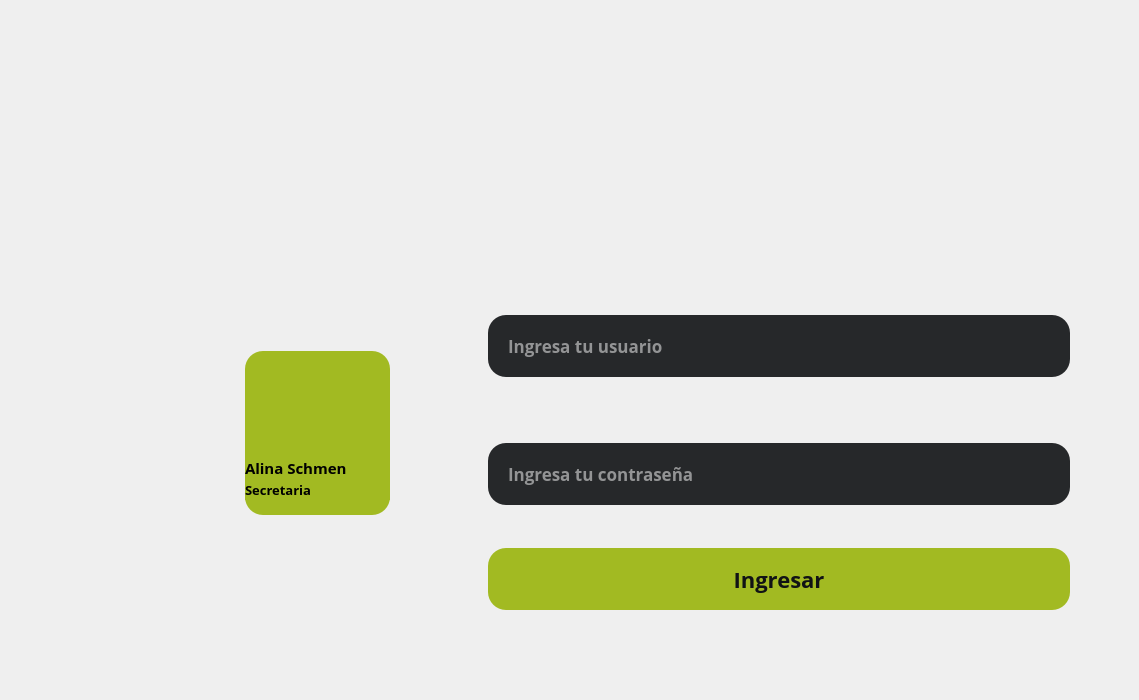
<?xml version="1.0" encoding="UTF-8"?>
<ui version="4.0">
 <class>LoginDialog</class>
 <widget class="QDialog" name="LoginDialog">
  <property name="geometry">
   <rect>
    <x>0</x>
    <y>0</y>
    <width>1139</width>
    <height>700</height>
   </rect>
  </property>
  <property name="maximumSize">
   <size>
    <width>1139</width>
    <height>700</height>
   </size>
  </property>
  <property name="windowTitle">
   <string>Dialog</string>
  </property>
  <widget class="QLabel" name="label">
   <property name="geometry">
    <rect>
     <x>0</x>
     <y>0</y>
     <width>1139</width>
     <height>700</height>
    </rect>
   </property>
   <property name="maximumSize">
    <size>
     <width>1139</width>
     <height>700</height>
    </size>
   </property>
   <property name="text">
    <string/>
   </property>
   <property name="pixmap">
    <pixmap>../resources/img/login_model.png</pixmap>
   </property>
  </widget>
  <widget class="QLineEdit" name="txt_psw">
   <property name="geometry">
    <rect>
     <x>488</x>
     <y>443</y>
     <width>582</width>
     <height>62</height>
    </rect>
   </property>
   <property name="styleSheet">
    <string notr="true">QLineEdit {
	border-radius: 18px;
	background-color:#26282A;
	padding:18px;
	font-size:17px;
	color:#fff;
	font-family:Open Sans;
	font-weight:600;
}</string>
   </property>
   <property name="echoMode">
    <enum>QLineEdit::Password</enum>
   </property>
   <property name="placeholderText">
    <string>Ingresa tu contraseña</string>
   </property>
  </widget>
  <widget class="QLineEdit" name="txt_user">
   <property name="geometry">
    <rect>
     <x>488</x>
     <y>315</y>
     <width>582</width>
     <height>62</height>
    </rect>
   </property>
   <property name="font">
    <font>
     <family>Open Sans</family>
     <pointsize>-1</pointsize>
     <bold>true</bold>
    </font>
   </property>
   <property name="styleSheet">
    <string notr="true">QLineEdit {
	border-radius: 18px;
	background-color:#26282A;
	padding:18px;
	font-size:17px;
	color:#fff;
	font-family:Open Sans;
	font-weight:600;
}</string>
   </property>
   <property name="placeholderText">
    <string>Ingresa tu usuario</string>
   </property>
  </widget>
  <widget class="QPushButton" name="btn_login">
   <property name="geometry">
    <rect>
     <x>488</x>
     <y>548</y>
     <width>582</width>
     <height>62</height>
    </rect>
   </property>
   <property name="styleSheet">
    <string notr="true">QPushButton {
	border-radius: 18px;
	background-color:#A2BA22;
	font-size:22px;
	color:#111315;
	font-family:Open Sans;
	font-weight:600;
}</string>
   </property>
   <property name="text">
    <string>Ingresar</string>
   </property>
  </widget>
  <widget class="QWidget" name="w_user2" native="true">
   <property name="geometry">
    <rect>
     <x>245</x>
     <y>351</y>
     <width>145</width>
     <height>164</height>
    </rect>
   </property>
   <property name="styleSheet">
    <string notr="true">QWidget {
	border-radius: 18px;
	background-color:#A2BA22;
}</string>
   </property>
   <widget class="QLabel" name="lbl_name_2">
    <property name="geometry">
     <rect>
      <x>0</x>
      <y>107</y>
      <width>145</width>
      <height>20</height>
     </rect>
    </property>
    <property name="styleSheet">
     <string notr="true">QLabel {
	font-family: Open Sans;
	font-weight: 600;
	font-size:15px;
   /* alignment for qt */
	qproperty-alignment: 'AlignCenter';
}</string>
    </property>
    <property name="text">
     <string>Alina Schmen</string>
    </property>
   </widget>
   <widget class="QLabel" name="lbl_job_2">
    <property name="geometry">
     <rect>
      <x>0</x>
      <y>129</y>
      <width>145</width>
      <height>20</height>
     </rect>
    </property>
    <property name="styleSheet">
     <string notr="true">QLabel {
	font-family: Open Sans;
	font-weight: 600;
	font-size:13px;
   /* alignment for qt */
	qproperty-alignment: 'AlignCenter';
}</string>
    </property>
    <property name="text">
     <string>Secretaria</string>
    </property>
   </widget>
   <widget class="QLabel" name="lbl_pic_2">
    <property name="geometry">
     <rect>
      <x>34</x>
      <y>24</y>
      <width>76</width>
      <height>76</height>
     </rect>
    </property>
    <property name="styleSheet">
     <string notr="true"/>
    </property>
    <property name="text">
     <string/>
    </property>
    <property name="pixmap">
     <pixmap>../resources/img/pic_login_2.png</pixmap>
    </property>
   </widget>
  </widget>
  <widget class="QLabel" name="label_message">
   <property name="geometry">
    <rect>
     <x>630</x>
     <y>640</y>
     <width>301</width>
     <height>16</height>
    </rect>
   </property>
   <property name="text">
    <string/>
   </property>
  </widget>
 </widget>
 <resources/>
 <connections/>
</ui>
